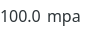
   <widget class="QWidget" name="G_widget_7" native="true">
    <property name="geometry">
     <rect>
      <x>600</x>
      <y>108</y>
      <width>91</width>
      <height>31</height>
     </rect>
    </property>
    <property name="styleSheet">
     <string notr="true">background-color:transparent;</string>
    </property>
    <widget class="QWidget" name="gridLayoutWidget_11">
     <property name="geometry">
      <rect>
       <x>0</x>
       <y>0</y>
       <width>81</width>
       <height>31</height>
      </rect>
     </property>
     <layout class="QGridLayout" name="gridLayout_13">
      <property name="sizeConstraint">
       <enum>QLayout::SetDefaultConstraint</enum>
      </property>
      <item row="0" column="1">
       <widget class="QLabel" name="G_label_13">
        <property name="font">
         <font>
          <family>HUN-din 1451</family>
          <pointsize>12</pointsize>
         </font>
        </property>
        <property name="styleSheet">
         <string notr="true">color:#2d3438; 
background-color:transparent;</string>
        </property>
        <property name="text">
         <string>mpa</string>
        </property>
       </widget>
      </item>
      <item row="0" column="0">
       <widget class="QLabel" name="G_display_13">
        <property name="font">
         <font>
          <family>HUN-din 1451</family>
          <pointsize>12</pointsize>
         </font>
        </property>
        <property name="styleSheet">
         <string notr="true">color:#2d3438; 
background-color:transparent;</string>
        </property>
        <property name="text">
         <string>100.00</string>
        </property>
        <property name="alignment">
         <set>Qt::AlignLeading|Qt::AlignLeft|Qt::AlignVCenter</set>
        </property>
       </widget>
      </item>
     </layout>
    </widget>
   </widget>
